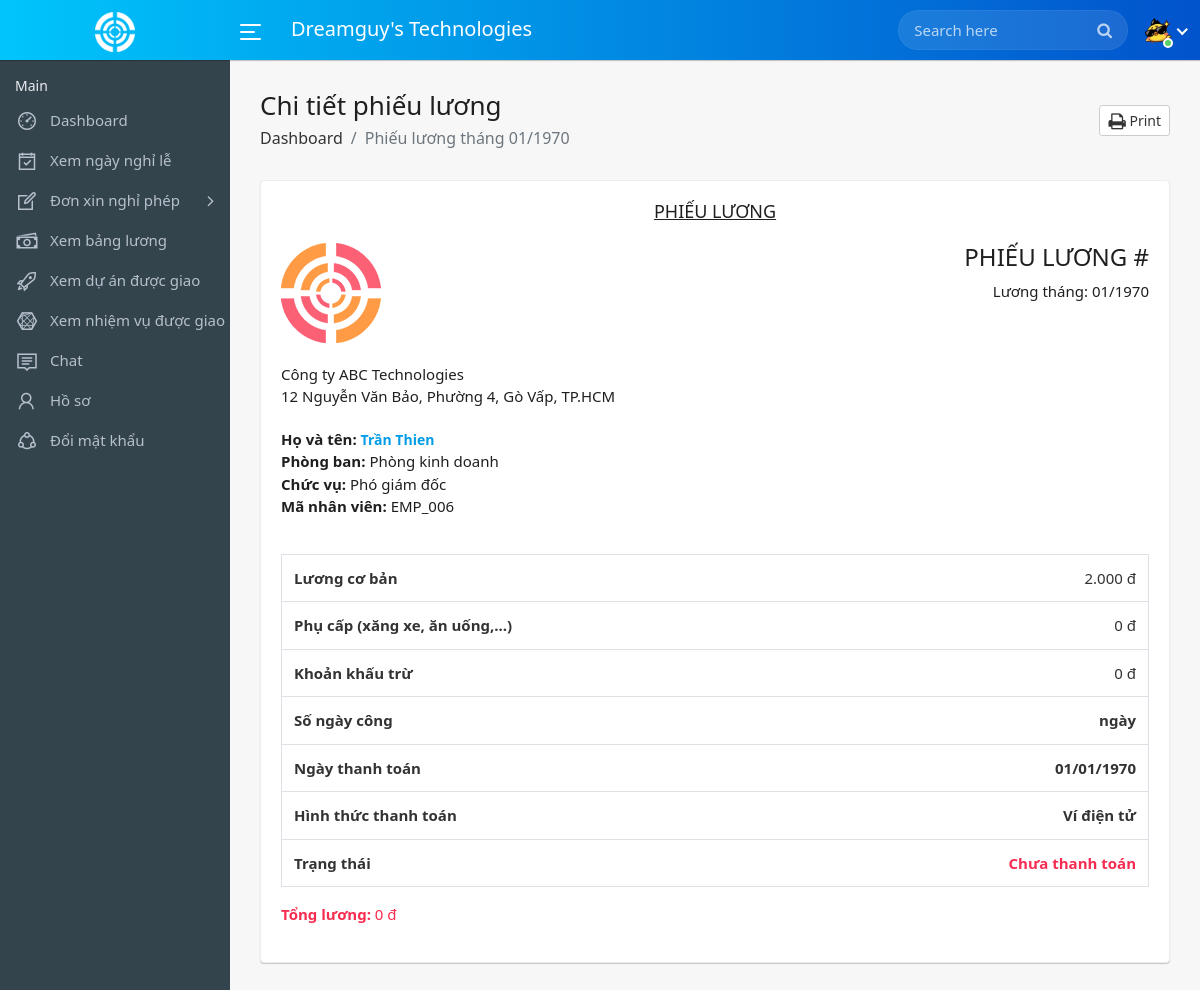
Page /employee/salary-view.php (signed in) on the earlier database version.
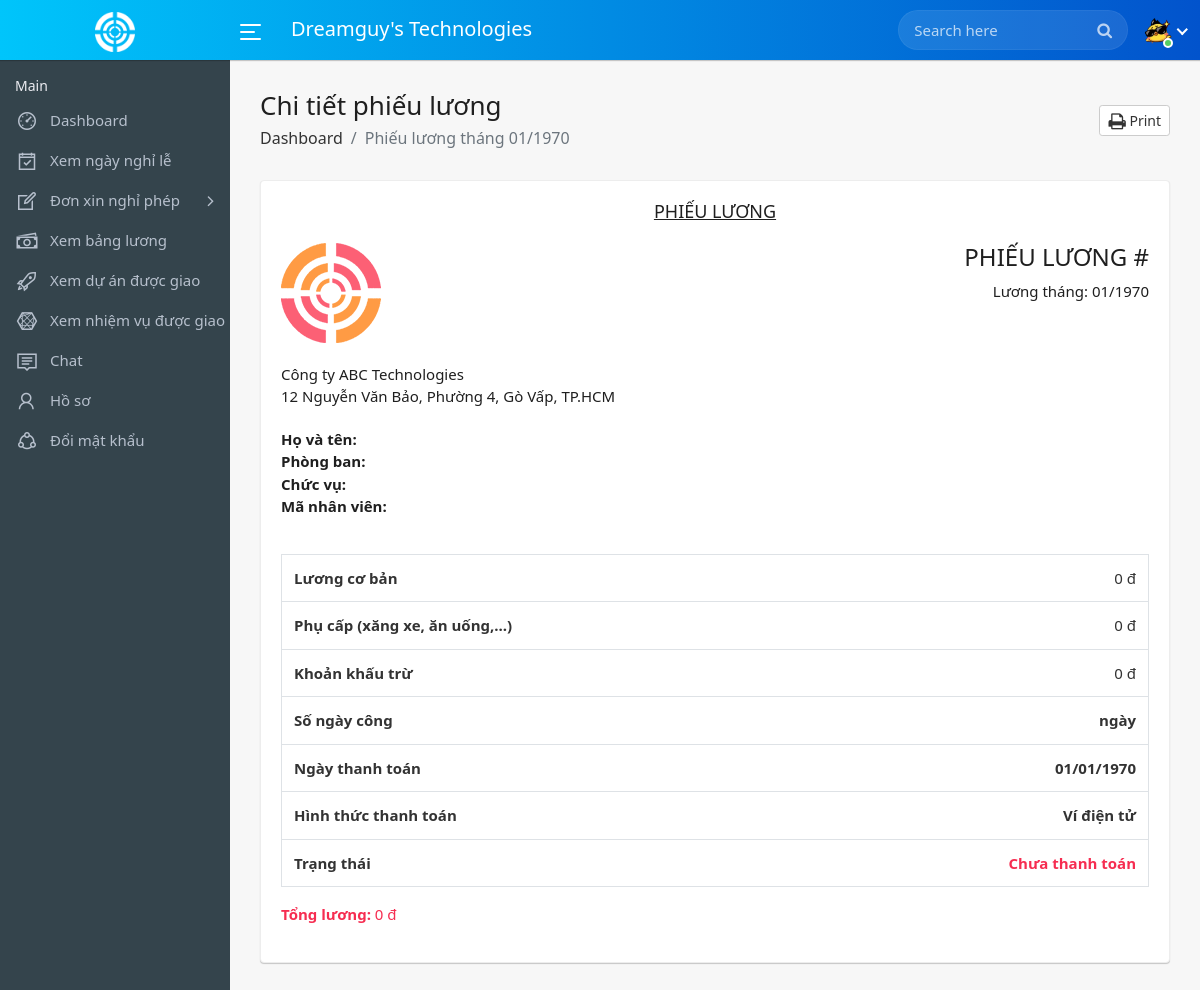
Same page on the later database version.
### tables this page shows
CREATE TABLE `employees` (
  `id` int(11) NOT NULL,
  `firstname` varchar(100) NOT NULL,
  `lastname` varchar(100) NOT NULL,
  `phone` varchar(20) NOT NULL,
  `email` varchar(100) NOT NULL,
  `department_id` int(11) NOT NULL,
  `designation_id` int(11) NOT NULL,
  `join_date` date NOT NULL DEFAULT current_timestamp(),
  `uuid` varchar(20) NOT NULL,
  `avatar` varchar(200) NOT NULL,
  `basic_salary` double NOT NULL,
  `created_at` datetime NOT NULL DEFAULT current_timestamp()
);

CREATE TABLE `departments` (
  `id` int(11) NOT NULL,
  `name` varchar(200) NOT NULL
);

CREATE TABLE `designations` (
  `id` int(11) NOT NULL,
  `name` varchar(100) NOT NULL,
  `department_id` int(11) NOT NULL,
  `Date` date NOT NULL DEFAULT current_timestamp()
);

### class/payroll.php (called while the page is built, shortened)
<?php
class Payroll {
    private $dbh;
    public function __construct($dbh) {
        $this->dbh = $dbh;
    }
    public function getEmployeeById($id) {
        try {
            $query = "SELECT e.*, d.name AS department_name, des.name AS designation_name
            FROM employees AS e
            LEFT JOIN departments AS d ON e.department_id = d.id
            LEFT JOIN designations AS des ON e.designation_id = des.id WHERE e.id = :id";
            $stmt = $this->dbh->prepare($query);
            $stmt->bindParam(':id', $id);
            $stmt->execute();
            return $stmt->fetch(PDO::FETCH_ASSOC);
        } catch (PDOException $e) {
            echo "Error: " . $e->getMessage();
            return false;
        }
    }
}
?>

### employee/salary-view.php (the view, shortened to what the changed rows need)
<?php
include_once('../includes/config.php');
include_once('../class/payroll.php');
$payrollObj = new Payroll($dbh);
 ?>
<!DOCTYPE html>
<html lang="en">
    <head>
        <link rel="stylesheet" href="../assets/css/bootstrap.min.css">
        <link rel="stylesheet" href="../assets/css/font-awesome.min.css">
        <link rel="stylesheet" href="../assets/css/line-awesome.min.css">
        <link rel="stylesheet" href="../assets/css/style.css">
    </head>
    <body>
        <div class="main-wrapper">
            <div class="page-wrapper">
                <div class="content container-fluid">
					<div class="row">
						<div class="col-md-12">
							<div class="card" id="print-content">
								<div class="card-body">
									<div class="row">
										<div class="col-lg-12 m-b-20">
											<ul class="list-unstyled">
												<?php
													$employee = $payrollObj->getEmployeeById($_SESSION["employee_id"]);
												?>
												<li><strong>Họ và tên:</strong> <h5 class="mb-0 d-inline-block text-blue"><strong><?=$employee["firstname"]." ".$employee["lastname"]?></strong></h5></li>
												<li><strong>Phòng ban: </strong><span><?=$employee["department_name"]?></span></li>
												<li><strong>Chức vụ: </strong><span><?=$employee["designation_name"]?></span></li>
												<li><strong>Mã nhân viên: </strong><?=$employee["uuid"]?></li>
											</ul>
										</div>
									</div>
									<div class="row">
										<div class="col-sm-12">
											<div>
												<table class="table table-bordered">
													<tbody>
														<tr>
															<td><strong>Lương cơ bản</strong> <span class="float-right"><?=number_format(htmlentities($employee['basic_salary']), 0, ',', '.') . ' đ'?></span></td>
														</tr>
													</tbody>
												</table>
											</div>
										</div>
									</div>
								</div>
							</div>
						</div>
					</div>
                </div>
            </div>
        </div>
    </body>
</html>

Differences in the rows shown:
no longer on this page (row edited): employees: firstname "Trần", lastname "Thien", department.name "Phòng kinh doanh", designation.name "Phó giám đốc", uuid "EMP_006", basic_salary "2.000"
Other differences:
$employee['basic_salary']: (not shown) → "0"
